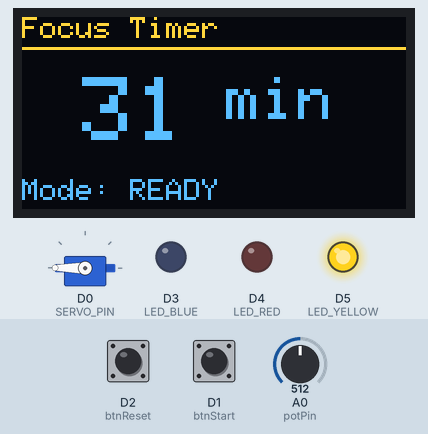
Simulated run of this sketch. Board: ESP8266 (NodeMCU). Shown: servo, 128×64 one-colour display, output pins drawn as LEDs (lit = HIGH). The test bench sets the inputs (shaded band); at power-on: A0 (potPin) = 512, D2 (btnReset) HIGH, D1 (btnStart) HIGH. The OLED is the two-colour kind (top 16 rows yellow); WiFi joins after 1.5 s; servers stay silent unless stated; not simulated (calls return 0 or success): arduino_secrets.h; what the sketch prints to the serial monitor is not drawn.

Above: at 2.7 s.
2.8 s: A0 (potPin) set to 541
At 3.4 s:
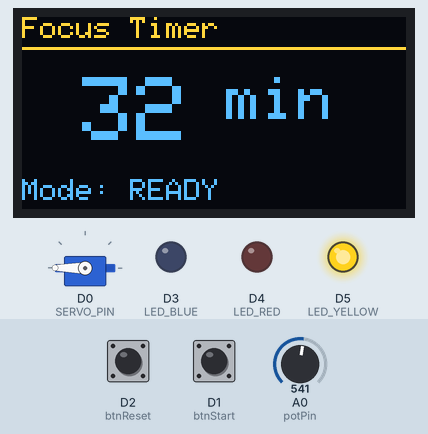
4.4 s: A0 (potPin) set to 511
At 5.2 s:
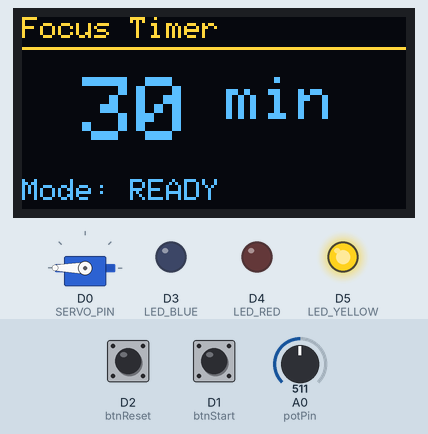
6.0 s: A0 (potPin) set to 306
At 7.0 s:
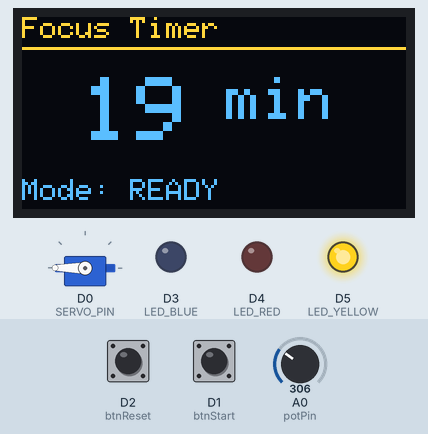
Timing chart, 0 to 9.0 s (numbered marks = the images above; inputs shaded):
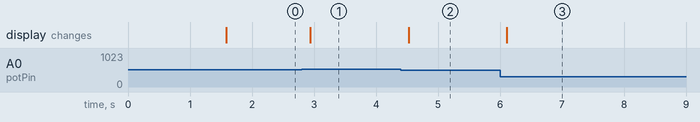

Measured:
- the behaviour switches between 528 and 529 on A0 (potPin) (found by bisection; images 0 and 1)
- after the input at 2.8 s, the display: changes after 0.14 s (image 1)
- after the input at 4.4 s, the display: changes after 0.13 s (image 2)
- after the input at 6.0 s, the display: changes after 0.11 s (image 3)

The sketch:

Node3_Dashboard.ino
```cpp
/*
 * Node 3 - User Input and Actuator Node
 *
 * Overview:
 * This node is part of a customizable Pomodoro-style focus timer system.
 * It allows the user to set the focus duration using a potentiometer,
 * and sends commands to Node 1 (Central Hub) via ESP-NOW.
 * It receives mode updates from Node 1 and controls actuators accordingly.
 * It also hosts a web dashboard and REST API endpoint via WiFi.
 *
 * Components:
 * - ESP8266 NodeMCU
 * - Potentiometer connected to A0 (sets focus duration 1-60 minutes)
 * - Push Button (Start/Pause) connected to D1
 * - Push Button (Reset) connected to D2
 * - Servo Motor connected to D0
 * - LED Blue connected to D3 (Focus Time indicator)
 * - LED Red connected to D4 (Break Time indicator)
 * - LED Yellow connected to D5 (Ready/Standby indicator)
 * - OLED Display (128x64, I2C, address 0x3C) connected to D6(SDA), D7(SCL)
 *
 * Pin Connections:
 * - A0: Potentiometer
 * - D0: Servo Motor
 * - D1: Start/Pause Button
 * - D2: Reset Button
 * - D3: LED Blue
 * - D4: LED Red
 * - D5: LED Yellow
 * - D6: OLED SDA
 * - D7: OLED SCL
 *
 * Dependencies:
 * - ESP8266WiFi
 * - ESP8266WebServer
 * - espnow
 * - Servo
 * - Wire
 * - Adafruit_GFX
 * - Adafruit_SSD1306
 *
 * Communication:
 * - ESP-NOW: Sends potentiometer value and button commands to Node 1
 *            Receives mode updates (Focus/Break/Ready) from Node 1
 * - WiFi: Hosts web dashboard at http://<IP>/ and JSON endpoint at http://<IP>/data
 */

#include <ESP8266WebServer.h>
#include "arduino_secrets.h"
#include <ESP8266WiFi.h>
#include <espnow.h>
#include <Servo.h>
#include <Wire.h>
#include <Adafruit_GFX.h>
#include <Adafruit_SSD1306.h>

ESP8266WebServer server(80);

// MAC address of Node 1 (Central Hub) for ESP-NOW communication
uint8_t receiverAddress[] = {0xC4, 0x5B, 0xBE, 0xF4, 0x2C, 0x67};

// Pin definitions
const int potPin = A0;
const int btnStart = D1;
const int btnReset = D2;
const int SERVO_PIN = D0;

// LED settings
const int LED_BLUE = D3;
const int LED_RED = D4;
const int LED_YELLOW = D5;

Servo myServo;

// Message structure for ESP-NOW communication with Node 1
// Must match the structure defined in Node 1!!!
struct Message {
  char key;
  int command;
  int potValue;
  int servoCommand;
  int focusMinutes;
};

Message myData;
Message incomingData;

#define SCREEN_WIDTH 128
#define SCREEN_HEIGHT 64
#define OLED_RESET -1
Adafruit_SSD1306 display(SCREEN_WIDTH, SCREEN_HEIGHT, &Wire, OLED_RESET);

// OLED display update interval
unsigned long lastDisplayUpdate = 0;
const unsigned long DISPLAY_INTERVAL = 200;

// Potentiometer state variables
int lastPotMinutes = 0;

// Current mode received from Node 1
// 1: Break Time, 2: Focus Time, 3: Ready (waiting for input)
int currentServoMode = 3;

int fixedPotMinutes = 1;

// Updates the OLED display with current focus time and mode
void updateDisplay(int minutes) {
  display.clearDisplay();
  display.setTextSize(1);
  display.setTextColor(SSD1306_WHITE);
  display.setCursor(0, 0);
  display.print("Focus Timer");
  display.drawLine(0, 10, 127, 10, SSD1306_WHITE);
  display.setTextSize(3);
  display.setCursor(20, 20);
  display.print(minutes);
  display.setTextSize(2);
  display.print(" min");
  display.setTextSize(1);
  display.setCursor(0, 54);

  if (currentServoMode == 1) {
    display.print("Mode: BREAK");
  } else if (currentServoMode == 2) {
    display.print("Mode: FOCUS");
  } else {
    display.print("Mode: READY");
  }
  display.display();
}

// ESP-NOW receive callback
// Receives mode updates from Node 1 and updates currentServoMode
void onDataRecv(uint8_t * mac, uint8_t *data, uint8_t len) {
  memcpy(&incomingData, data, sizeof(incomingData));

  // Update mode
  if (incomingData.servoCommand != 0) {
    currentServoMode = incomingData.servoCommand;
  }
}

void setup() {
  Serial.begin(115200);

  pinMode(btnStart, INPUT_PULLUP);
  pinMode(btnReset, INPUT_PULLUP);

  pinMode(LED_BLUE, OUTPUT);
  pinMode(LED_RED, OUTPUT);
  pinMode(LED_YELLOW, OUTPUT);

  // 初期状態
  digitalWrite(LED_BLUE, LOW);
  digitalWrite(LED_RED, LOW);
  digitalWrite(LED_YELLOW, HIGH);

  myServo.attach(SERVO_PIN);
  myServo.write(180);

  Wire.begin(D6, D7);
  if (!display.begin(SSD1306_SWITCHCAPVCC, 0x3C)) {
    Serial.println("SSD1306 not found");
  } else {
    display.clearDisplay();
    display.setTextSize(1);
    display.setTextColor(SSD1306_WHITE);
    display.setCursor(0, 0);
    display.print("Initializing...");
    display.display();
  }

  WiFi.mode(WIFI_STA);
  WiFi.disconnect();

  // Connect to WiFi to enable web dashboard and REST API endpoint
  WiFi.begin(SECRET_SSID, SECRET_PASS);
  while (WiFi.status() != WL_CONNECTED) {
    delay(500);
    Serial.print(".");
  }
  Serial.print("IP: ");
  Serial.println(WiFi.localIP());

  server.on("/", []() {
    String html = "<html><body>";
    html += "<h1>Node 3 Dashboard</h1>";
    html += "<p>Focus Time: " + String(fixedPotMinutes) + " min</p>";
    html += "<p>Mode: ";
    if (currentServoMode == 1) html += "BREAK";
    else if (currentServoMode == 2) html += "FOCUS";
    else html += "READY";
    html += "</p></body></html>";
    server.send(200, "text/html", html);
  });

  server.on("/data", []() {
    String json = "{";
    json += "\"focusMinutes\":" + String(fixedPotMinutes) + ",";
    json += "\"mode\":";
    if (currentServoMode == 1) json += "\"BREAK\"";
    else if (currentServoMode == 2) json += "\"FOCUS\"";
    else json += "\"READY\"";
    json += "}";
    server.send(200, "application/json", json);
  });

  server.begin();
  // End of WiFi and web server setup

  if (esp_now_init() != 0) {
    Serial.println("ESP-NOW Init Failed");
    return;
  }

  esp_now_set_self_role(ESP_NOW_ROLE_CONTROLLER);
  esp_now_add_peer(receiverAddress, ESP_NOW_ROLE_SLAVE, 1, NULL, 0);
  esp_now_register_recv_cb(onDataRecv);

  Serial.println("Node 3 Ready.");

  lastPotMinutes = map(analogRead(potPin), 0, 1023, 1, 60);
  fixedPotMinutes = lastPotMinutes;

}

void loop() {

  server.handleClient();

  // Control actuators (servo, LEDs) based on the mode received from Node 1
  if (currentServoMode == 1) { // Break Time: servo at 0°, red LED on
    myServo.write(0);
    digitalWrite(LED_BLUE, LOW);
    digitalWrite(LED_RED, HIGH);
    digitalWrite(LED_YELLOW, LOW);
  }
  else if (currentServoMode == 2) { // Focus Time: servo at 180°, blue LED on
    myServo.write(180);
    digitalWrite(LED_BLUE, HIGH);
    digitalWrite(LED_RED, LOW);
    digitalWrite(LED_YELLOW, LOW);
  }
  else if (currentServoMode == 3) { // Ready: servo at 180°, yellow LED on
    myServo.write(180);
    digitalWrite(LED_BLUE, LOW);
    digitalWrite(LED_RED, LOW);
    digitalWrite(LED_YELLOW, HIGH);
  }

  // Prepare and send data to Node 1 via ESP-NOW
  myData.key = '\0';
  myData.command = 0;
  myData.potValue = 0;
  myData.servoCommand = 0;
  bool shouldSend = false;

  int rawValue = analogRead(potPin);
  int potMinutes = map(rawValue, 0, 1023, 1, 60);

  if (currentServoMode == 3 && abs(potMinutes - lastPotMinutes) >= 1) {
    myData.potValue = potMinutes;
    lastPotMinutes = potMinutes;

    // Only update displayed value in Ready mode
    fixedPotMinutes = potMinutes;
    shouldSend = true;
  }

  if (digitalRead(btnStart) == LOW) {
    myData.command = 2;
    shouldSend = true;
    delay(300);
  }

  if (digitalRead(btnReset) == LOW) {
    myData.command = 1;
    shouldSend = true;
    delay(300);
  }

  if (shouldSend) {
    esp_now_send(receiverAddress, (uint8_t *) &myData, sizeof(myData));
  }

  if (millis() - lastDisplayUpdate >= DISPLAY_INTERVAL) {
    lastDisplayUpdate = millis();
    updateDisplay(fixedPotMinutes);
  }

  delay(100);
}
```
